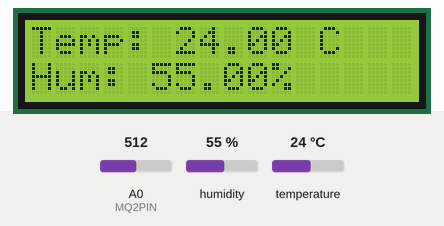
The sketch below on a simulated ESP8266 (NodeMCU). On the bench: 16×2 character LCD. Inputs (shaded band) come from the test bench; at power-on: humidity 55 %, A0 (MQ2PIN) = 512, temperature 24 °C. WiFi joins after 1.5 s; servers stay silent unless stated; what the sketch prints to the serial monitor is not drawn.

Above: at 3.2 s.
3.3 s: humidity set to 22 %
At 6.4 s:
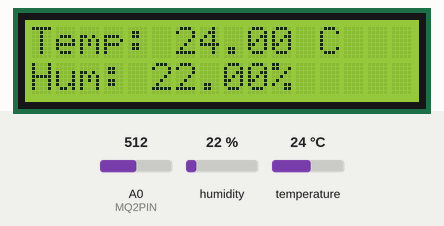
12.3 s: A0 (MQ2PIN) set to 716
At 16.5 s:
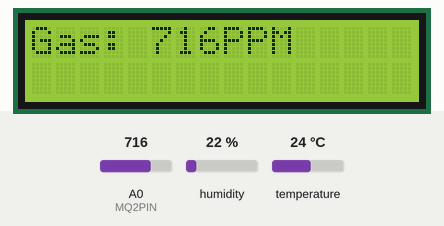
19.0 s: temperature set to 12 °C
At 22.5 s:
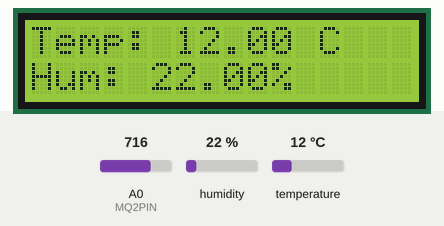
24.9 s: A0 (MQ2PIN) set to 900
At 28.6 s:
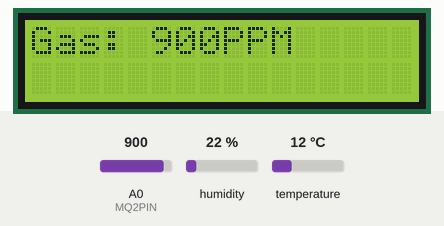
30.6 s: humidity set to 40 %
At 33.4 s:
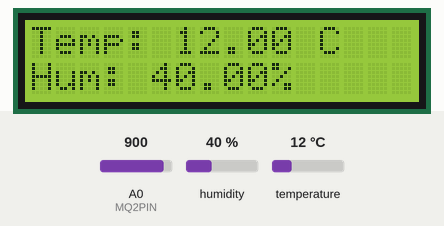
36.5 s: A0 (MQ2PIN) set to 1023
At 39.5 s:
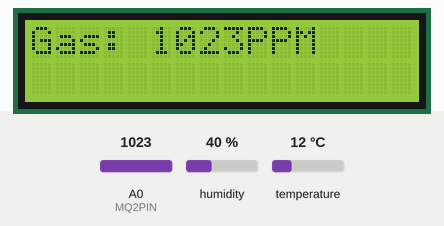
Timing chart, 0 to 41.0 s (numbered marks = the images above; inputs shaded):
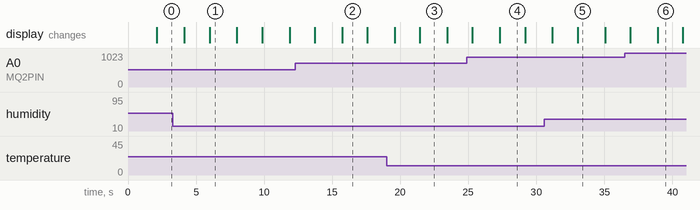

Measured:
- after the input at 3.3 s, the display: first differs from a run without the input after 2.7 s (image 1)
- after the input at 12.3 s, the display: first differs from a run without the input after 3.4 s (image 2)
- after the input at 19.0 s, the display: first differs from a run without the input after 2.4 s (image 3)
- after the input at 24.9 s, the display: first differs from a run without the input after 2.4 s (image 4)
- after the input at 30.6 s, the display: first differs from a run without the input after 2.4 s (image 5)
- after the input at 36.5 s, the display: first differs from a run without the input after 2.4 s (image 6)
- what the display in image 1 shows lasts 2.0 s, from 6.0 s to 8.0 s

The sketch:

AirHumTempMonitoring.ino
```cpp
#include <ESP8266WiFi.h>
#include <Wire.h>
#include <LiquidCrystal_I2C.h>
#include <DHT.h>
#include <ThingSpeak.h>

// Define DHT11 pin
#define DHTPIN D5
#define DHTTYPE DHT11

// Define MQ2 pin
#define MQ2PIN A0

// WiFi credentials
const char* ssid = "Project";
const char* password = "22222222";

// ThingSpeak credentials
unsigned long myChannelNumber = 2702698;
const char* myWriteAPIKey = "HLNUYID3RK5VD3NL";

// Initialize DHT sensor
DHT dht(DHTPIN, DHTTYPE);

// Initialize LCD (16x2)
LiquidCrystal_I2C lcd(0x27, 16, 2);

// WiFi and ThingSpeak variables
WiFiClient client;

void setup() {
  // Start serial communication
  Serial.begin(9600);
  Wire.begin(2,0);

  // Initialize DHT11
  dht.begin();

  // Initialize LCD
  lcd.init();
  lcd.backlight();
  lcd.clear();
  lcd.setCursor(0, 0);
  lcd.print("Initialized");

  // Connect to WiFi
  WiFi.begin(ssid, password);
  while (WiFi.status() != WL_CONNECTED) {
    delay(1000);
    Serial.println("Connecting to WiFi...");
  }
  Serial.println("Connected to WiFi");

  // Initialize ThingSpeak
  ThingSpeak.begin(client);
}

void loop() {
  // Read data from sensors
  float temperature = dht.readTemperature();
  float humidity = dht.readHumidity();

  //CO2 and acetone value
  int mq2_value = analogRead(MQ2PIN);
  //mq2_value = mq2_value*100;

    Serial.print("Temp:");
    Serial.println(temperature);
    Serial.print("Hum:");
    Serial.println(humidity);
    Serial.print("Gas:");
    Serial.println(mq2_value);

  // Display data on LCD
  lcd.clear();
  lcd.setCursor(0, 0);
  lcd.print("Temp: ");
  lcd.print(temperature);
  lcd.print(" C");
  lcd.setCursor(0, 1);
  lcd.print("Hum: ");
  lcd.print(humidity);
  lcd.print("%");
  delay(2000);
  lcd.clear();
  lcd.setCursor(0, 0);
  lcd.print("Gas: ");
  lcd.print(mq2_value);
  lcd.print("PPM");

  // Prepare data for ThingSpeak
  ThingSpeak.setField(1, temperature);
  ThingSpeak.setField(2, humidity);
  ThingSpeak.setField(3, mq2_value);
  // Send data to ThingSpeak
  int x = ThingSpeak.writeFields(myChannelNumber, myWriteAPIKey);

  delay(1500);  // Upload every 15 seconds
}
```
